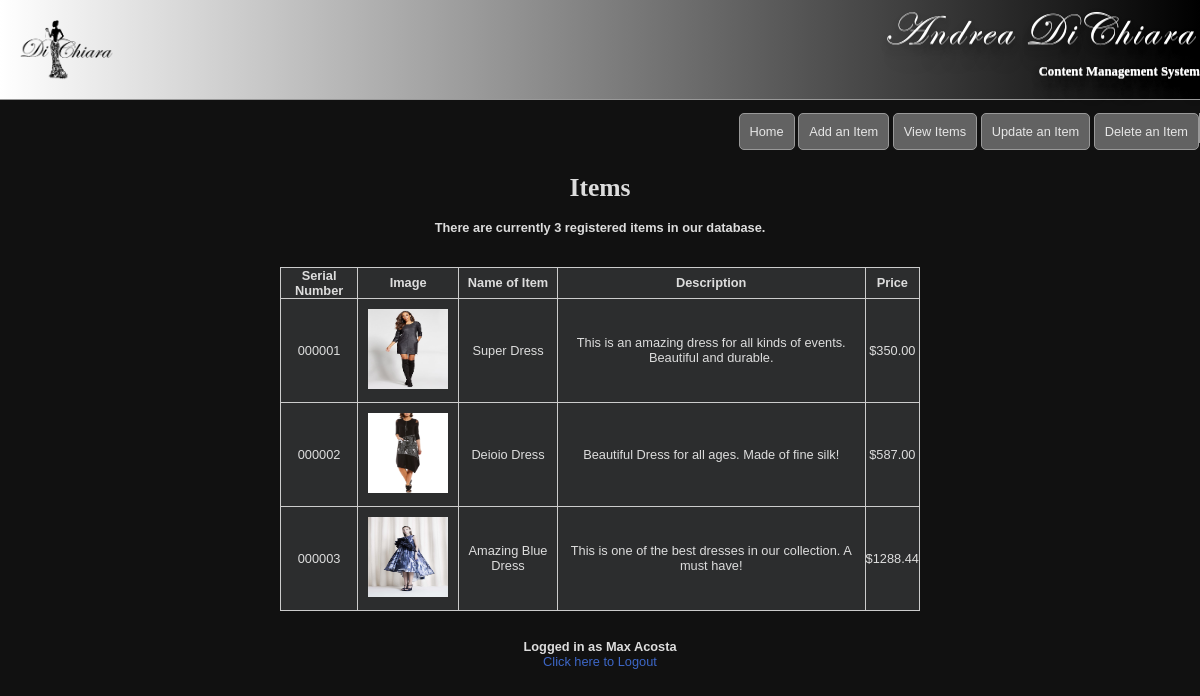
Page /view_books.php (signed in) on the committed database.
### tables this page shows
CREATE TABLE `items` (
  `item_id` int(11) NOT NULL,
  `serial_number` varchar(8) NOT NULL,
  `image_url` varchar(100) NOT NULL,
  `item_name` varchar(100) NOT NULL,
  `description` varchar(1000) NOT NULL,
  `price` varchar(100) NOT NULL
);

### view_books.php (the view, shortened to what this page needs)
<?php
echo '<h1>Items</h1>';
require ('mysqli_connect.php');
$q = "SELECT * FROM items ORDER BY serial_number ASC";
$r = @mysqli_query ($dbc, $q);
$num = mysqli_num_rows($r);
if ($num > 0) {
	echo "<h4 style='text-align:center'>There are currently $num registered items in our database.</h4>\n<br>";
	echo '<table align="center" cellspacing="2" cellpadding="2" width="50%">
	<tr><td align="left"><b>Serial Number</b></td>
	</td><td align="left"><b>Image</b></td></td><td align="left"><b>Name of Item</b></td></td><td align="left"><b>Description</b></td></td><td align="left"><b>Price</b></td></tr>
';
	while ($row = mysqli_fetch_array($r, MYSQLI_ASSOC)) {
		echo '<tr><td align="left">' . $row['serial_number'] .  '</td><td align="center">' . '<img src="uploads/'. $row['image_url'] . '"  class="img_table" height="80" width="80"></td>' .
		'<td align="left">' . $row['item_name'] . '</td><td align="left">' . $row['description'] . '<td align="left"> $' . $row['price'] .'</td></tr>';
	}
	echo '</table>';
} else {
	echo '<p class="error">There are currently no registered users.</p>';
}
?>

### css/style.css (style rules this page uses)
*, *:before, *:after { -moz-box-sizing: border-box; -webkit-box-sizing: border-box; box-sizing: border-box; }
* { box-sizing: border-box; }
body { color: #878787; margin: 0; font: 1em/1.5 serif, Helvetica, Arial, sans-serif; }
h1, h2 { font-family: serif, Helvetica, Arial, sans-serif; }
img { height: 80px; width: 80px; float: right; padding: 10px; margin: 10px; }
.img_table { float: unset; padding: 0; }
a { color:#777; text-decoration:none; }
a:link { color: #3d67c7; text-decoration: none; }
ul { margin-top: 0 auto; padding-top: 0; }
body { background:#111; color:#ddd; font:0.8em Arial, Helvetica, "bitstream vera sans", sans-serif; }
.h1_maintitle { font-family: Edwardian; font-size: 3.2em; }
h1 { text-align: center; margin: 0 auto; }
table { font-family: Helvetica, Arial, sans-serif; width: 640px; border-collapse: collapse; border-spacing: 0; }
td, th { border: 1px solid #CCC; height: 30px; }
td { background: rgba(165, 172, 177, 0.18); text-align: center; }
#header { border-bottom:1px solid #999; height:100px; margin:0 auto; width: 80% auto; background: -webkit-linear-gradient(left, rgba(255,255,255,255), rgba(0,0,0,0)); background: -o-linear-gradient(right, rgba(255,0,0,0), rgba(0,0,0,255)); background: -moz-linear-gradient(right, rgba(255,0,0,0), rgba(0,0,0,0)); background: linear-gradient(to right, rgba(255,255,255,255), rgba(0,0,0,100)); }
#header h1 { color:#fff; font-size:350%; letter-spacing:3px; text-align:right; font-weight: 400; padding:5px; margin-left: 10px; margin-bottom:-10px; text-shadow: 0 1px 0 #ccc, 0 3px 5px rgba(0,0,0,.2), 0 5px 10px rgba(0,0,0,.25), 0 10px 10px rgba(0,0,0,.2), 0 20px 20px rgba(0,0,0,.15); }
#header h2 { color:#fff; font-size:100%; text-align:right; margin-left: 10px; padding-left: 5px; text-shadow: 0 1px 0 #ccc, 0 3px 5px rgba(0,0,0,.2), 0 5px 10px rgba(0,0,0,.25), 0 10px 10px rgba(0,0,0,.2), 0 20px 20px rgba(0,0,0,.15); }
#header img { display: block; width: auto; }
#navigation { border-right:1px solid #999; width:80% auto; height:30px; list-style:none; margin: 0; padding:0; text-align: right; }
#navigation li { border:1px solid #999; background: #ffffff57; display:inline-block; list-style:none; text-align: center; padding: 10px; border-radius: 5px; }
#navigation a { color:#e6e6e6; display:inline-block; text-align:center; border-radius: 5px; }
#content { height:auto; margin:10px auto; padding:0 0 20px; width:751px; }
#content h1 { padding-top: 20px; }

### rows in the picture
items: serial_number "000001", image_url (picture), item_name "Super Dress", description "This is an amazing dress for all kinds of events. Beautiful and durable.", price "350.00"
items: serial_number "000002", image_url (picture), item_name "Deioio Dress", description "Beautiful Dress for all ages. Made of fine silk!", price "587.00"
items: serial_number "000003", image_url (picture), item_name "Amazing Blue Dress", description "This is one of the best dresses in our collection. A must have!", price "1288.44"

### other values in the picture
$num "3"
